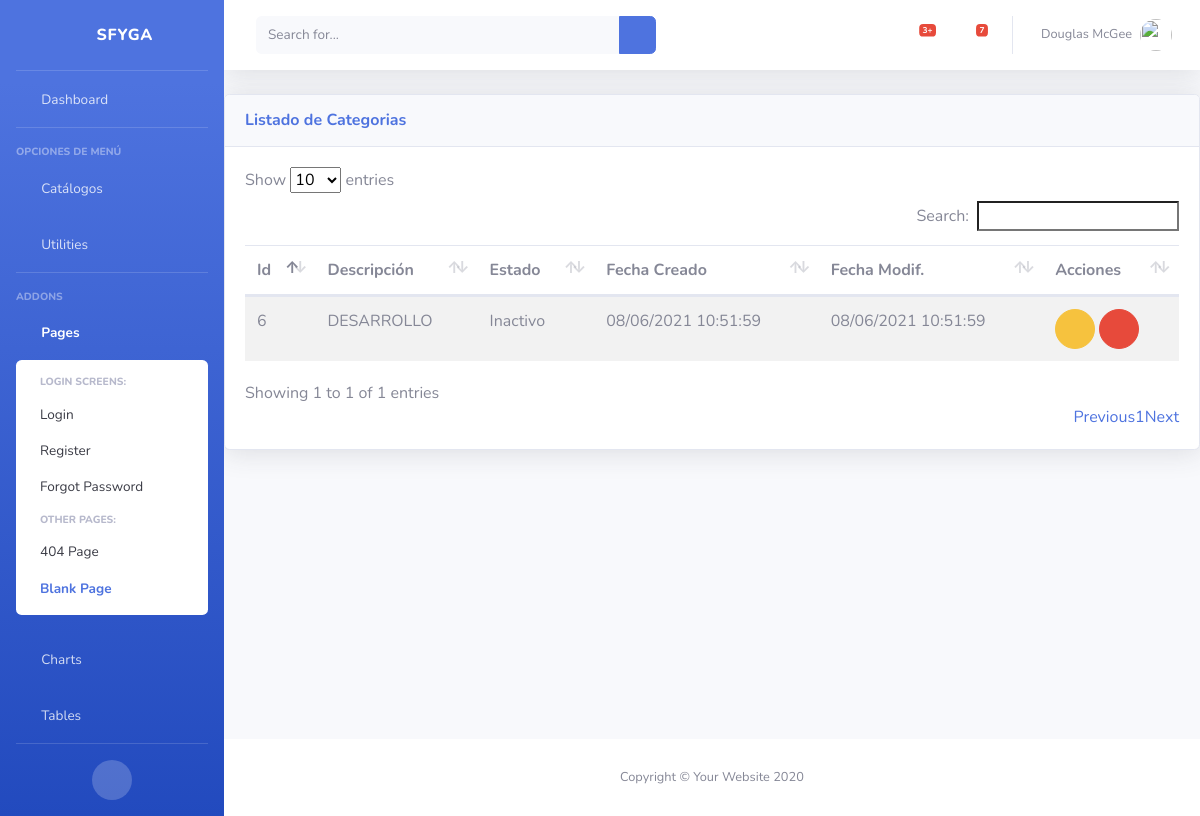
Page /inv/categorias/ (signed in) on the earlier database version.
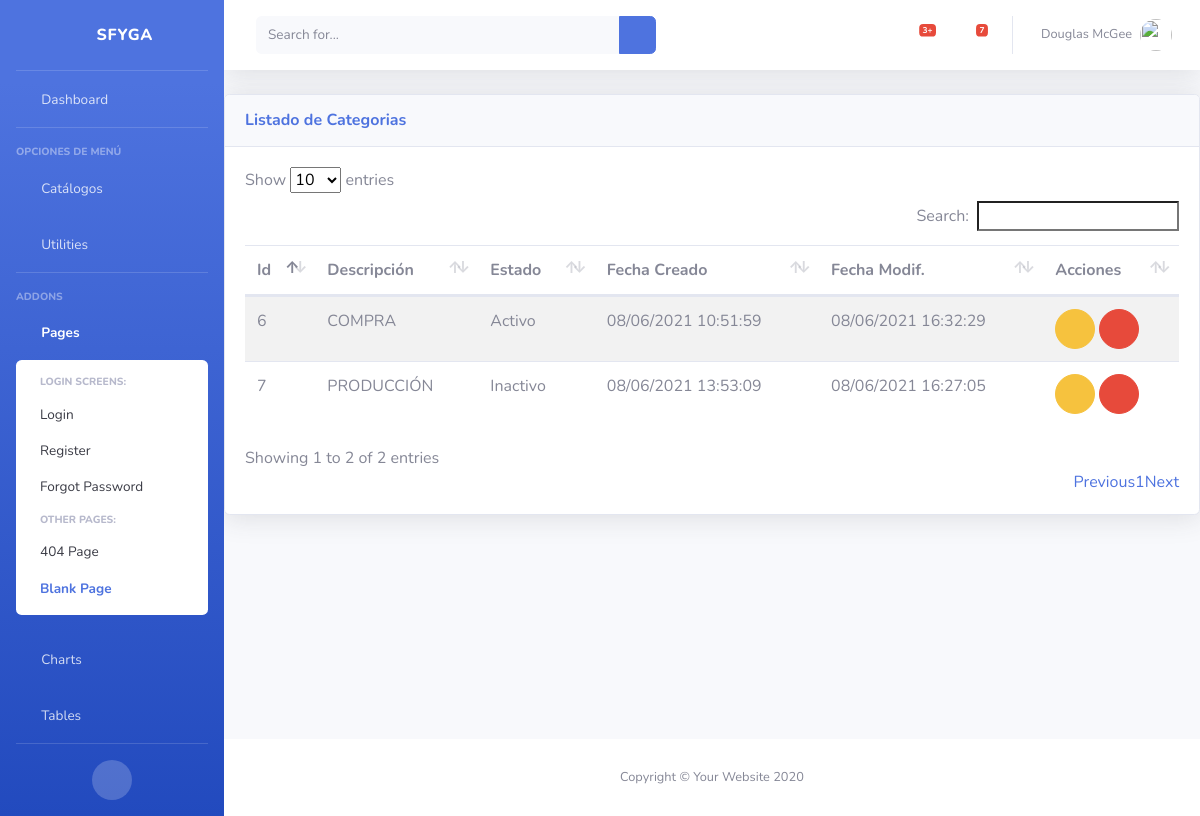
Same page on the later database version.
### inv/models.py (models this page shows, shortened)
class Categoria(ClaseModelo):
    descripcion = models.CharField(max_length=100, help_text='Descripción de la Categoría', unique=True)
    class Meta:
        verbose_name_plural = 'Categorias'

### inv/views.py (the view)
# urls.py: path('categorias/', CategoriaView.as_view(), name='categoria_list'),
class CategoriaView(LoginRequiredMixin, generic.ListView):
    model = Categoria
    template_name = "inv/categoria_list.html"
    context_object_name = "obj"
    login_url = "bases:login"

### inv/templates/inv/categoria_list.html (shortened to what this page needs)
{% extends 'base/base.html' %}
{% block page_content %}
<div class="card shadow mb-4">
    <div
        class="card-header py-3 d-flex flex-row align-items-center justify-content-between">
        <h6 class="m-0 font-weight-bold text-primary">Listado de Categorias</h6>
        <div class="dropdown no-arrow">
            <a class="dropdown-toggle" href="#" role="button" id="dropdownMenuLink"
                data-toggle="dropdown" aria-haspopup="true" aria-expanded="false">
                <i class="fas fa-ellipsis-v fa-sm fa-fw text-gray-400"></i>
            </a>
        </div>
    </div>
    <div class="card-body">
        {% if not obj %}
            <div class="alert alert-info">No Hay Categorias</div>
        {% else %}
            <table class= "table table-striped table-hover">
                <thead>
                    <th>Id</th>
                    <th>Descripción</th>
                    <th>Estado</th>
                    <th>Fecha Creado</th>
                    <th>Fecha Modif.</th>
                    <th class="all">Acciones</th>
                </thead>
                <tbody>
                    {% for item in obj %}
                    <tr>
                        <td>{{ item.id }}</td>
                        <td>{{ item.descripcion }}</td>
                        <td>{{ item.estado| yesno:"Activo,Inactivo" }}</td>
                        <td>{{ item.fc | date:"d/m/Y H:i:s" }}</td>
                        <td>{{ item.fm | date:"d/m/Y H:i:s" }}</td>
                        <td>
                            <a href="{% url 'inv:categoria_edit' item.id %}" class="btn btn-warning btn-circle" role="button"><i class="far fa-edit"></i></a>
                            <a href="{% url 'inv:categoria_del' item.id %}" class="btn btn-danger btn-circle" role="button"><i class="far fa-trash-alt"></i></a>
                        </td>
                    </tr>
                    {% endfor %}
                </tbody>
            </table>
        {% endif %}
    </div>
</div>
{% endblock page_content %}

Differences in the rows shown:
changed Categoria id 6: descripcion "DESARROLLO" → "COMPRA"; estado "Inactivo" → "Activo"; fm "08/06/2021 10:51:59" → "08/06/2021 16:32:29"
added Categoria: id "7", descripcion "PRODUCCIÓN", estado "Inactivo", fc "08/06/2021 13:53:09", fm "08/06/2021 16:27:05"
Other differences:
text written by a page script: "Show entries Search: Showing 1 to 1 of 1 entries Previous 1 Next" → "Show entries Search: Showing 1 to 2 of 2 entries Previous 1 Next"
